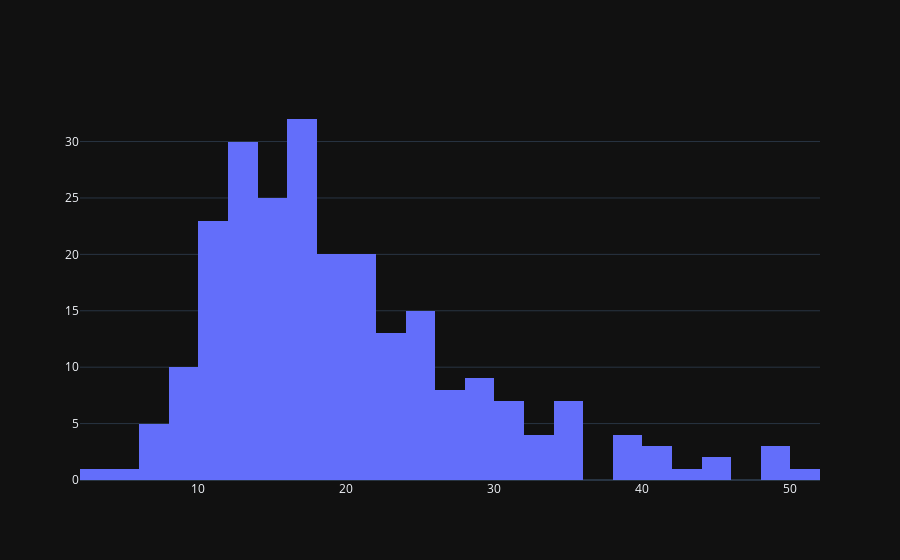

The notebook cell saved with this chart:
### Code cell
fig.show()

### Figure 1 — Plotly figure (JSON) as saved in the notebook; plotly's stock layout.template omitted (floating-point values rounded to 4 significant figures; data arrays with more than 128 entries replaced by an {"elided": "..."} marker saying what was removed)
{"data": [{"type": "histogram", "x": {"elided": "244 float values"}}], "layout": {}}
